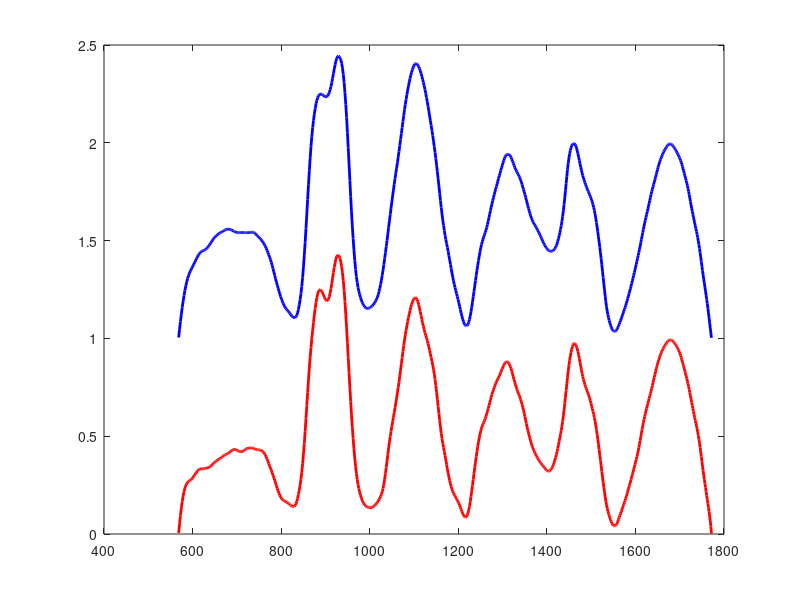

The MATLAB source for this figure: (Note: this script raises an error after producing the figure.)
clearvars

load('data_matrix_raman_cartilage.mat')

plot_spectra = so4_spectra;
plot_tag = so4_tag;

GAG_so1_time00 = plot_spectra(plot_tag == 1 | plot_tag == 2 | plot_tag == 3, :);
GAG_so1_time03 = plot_spectra(plot_tag == 31 | plot_tag == 33 | plot_tag == 34, :);
GAG_so1_time06 = plot_spectra(plot_tag == 61 | plot_tag == 62 | plot_tag == 63, :);
GAG_so1_time09 = plot_spectra(plot_tag == 91 | plot_tag == 92 | plot_tag == 93, :);

p1 = plot(wav,mean(GAG_so1_time00,1) + 1,'b','Linewidth',2);
hold on
p2 = plot(wav,mean(GAG_so1_time09,1),'r','Linewidth',2);
p1.Color(4) = 0.5;
p2.Color(4) = 0.5;

xlim([602 1797])
% ylim([0 1.6])
set(gca,'Fontsize', 12)
xlabel('Wavenumber (cm^{-1})')
ylabel('Intensity(a.u)')
axis tight
axis square
title('SO4 spectra time 00 and time 09')